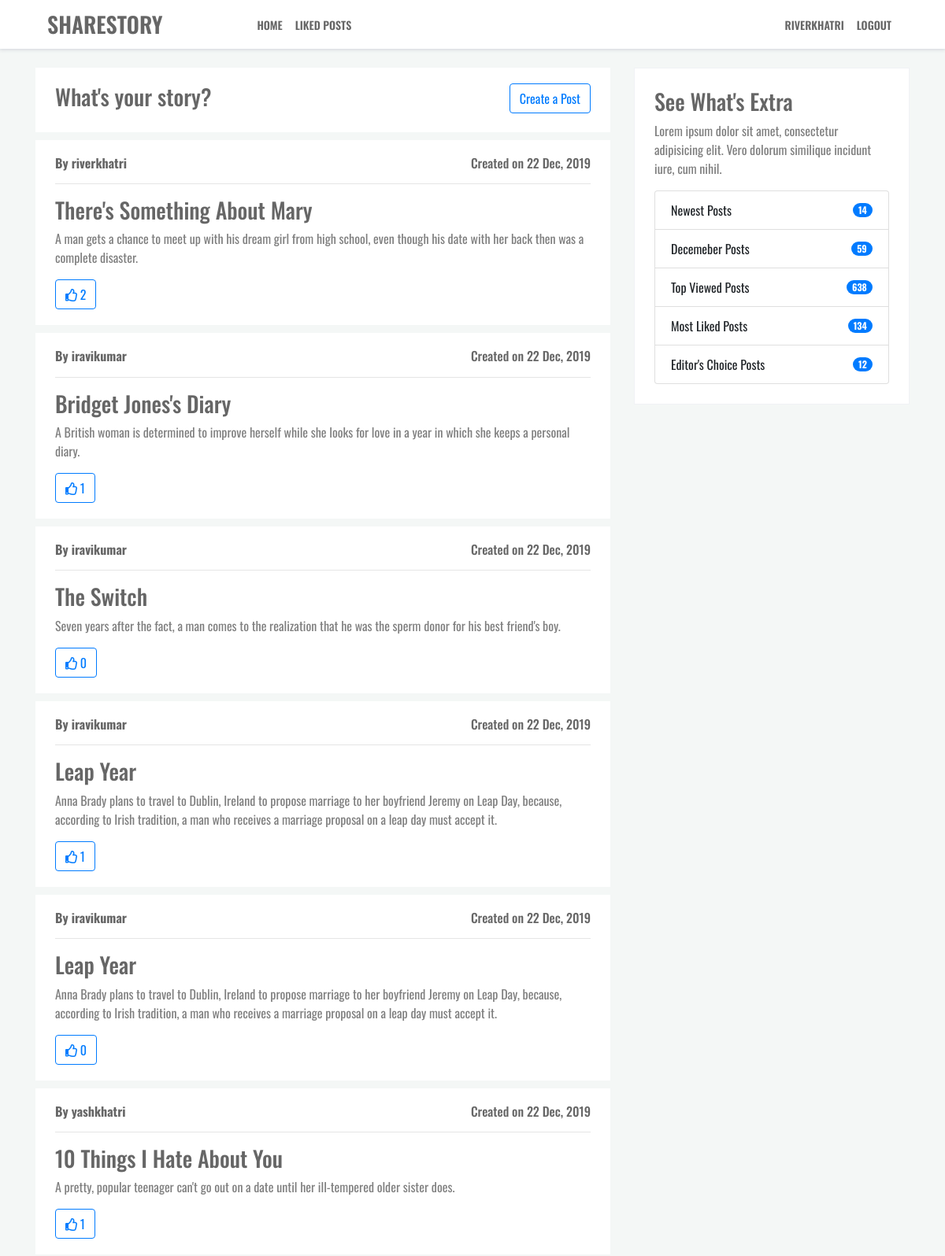
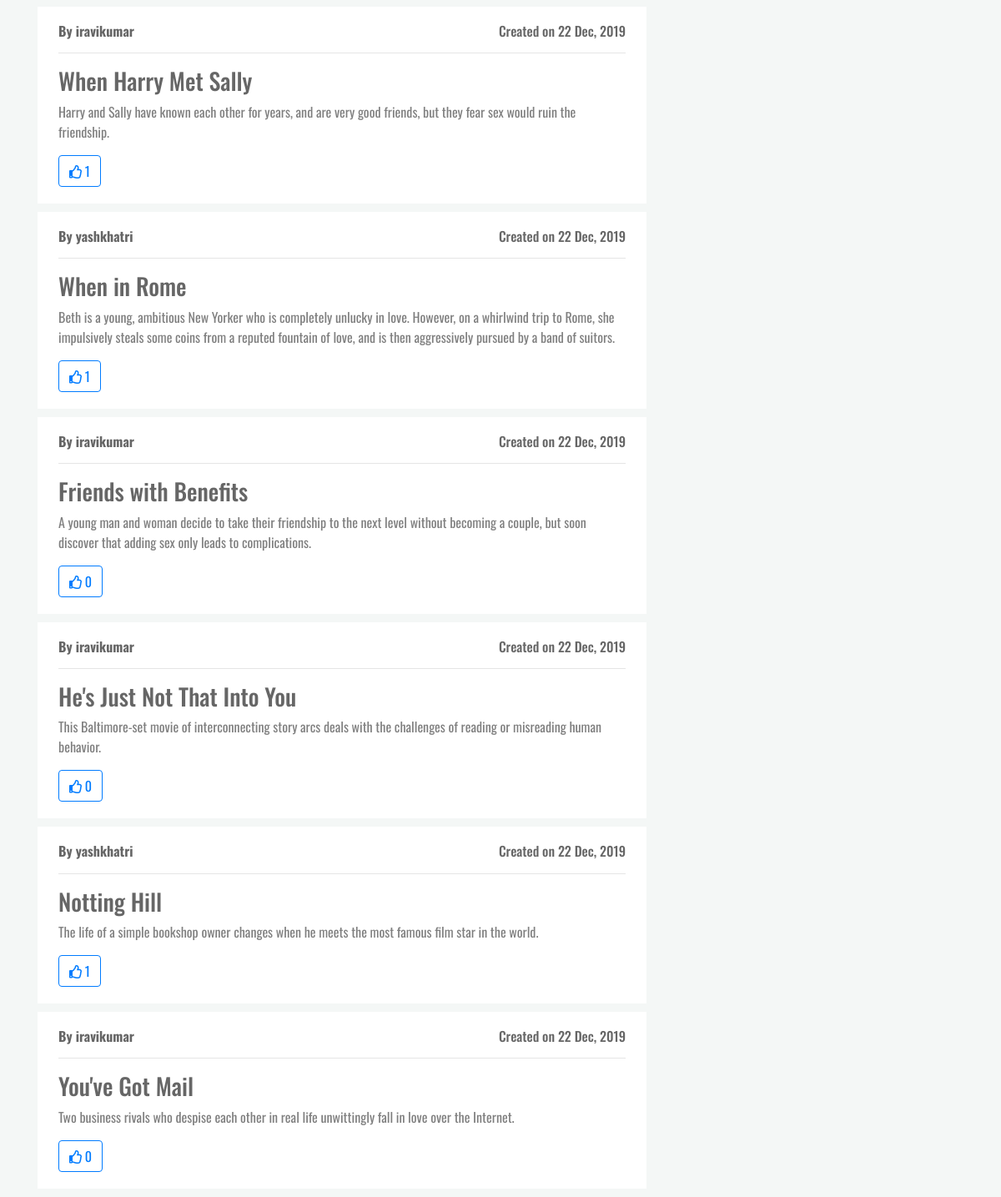
The page / (signed in) on the database its author committed (2 pictures, top to bottom).
### sharestory/models.py (models this page shows, shortened)
class Post(models.Model):
    title = models.CharField(max_length=100)
    content = models.TextField()
    likes = models.ManyToManyField(User, related_name="likes", blank=True)
    date_posted = models.DateTimeField(default=timezone.now)
    author = models.ForeignKey(User, on_delete=models.CASCADE)

### sharestory/views.py (the view)
# urls.py: path('', views.home, name="home"),
def home(request):
    context = {
        'posts': Post.objects.all().order_by('-date_posted')
    }
    return render(request, 'sharestory/home.html', context)

### sharestory/templates/sharestory/home.html (shortened to what this page needs)
{% extends 'sharestory/base.html' %}
{% block content %}
    {% if user.is_authenticated %}
        <article>
            <a  href="{% url 'post_create' %}" class="btn btn-outline-primary float-right">
                Create a Post
            </a>
            <h3>What's your story?</h3>
        </article>
    {% endif %}
    {% for post in posts %}
        <article>
            <h6 class="float-right">Created on {{ post.date_posted|date:"d M, Y" }}</h6>
            <h6 class="font-weight-bold">By {{ post.author }}</h6>
            <hr/>
            <h3>{{ post.title }}</h3>
            <p>{{ post.content }}</p>
            {% if user.is_authenticated %}
                <form class="" action="{% url 'post_like' %}" method="post">
                    <button class="btn btn-outline-primary" name="post_id" value="{{ post.id }}">
                        <i class="far fa-thumbs-up"></i> {{ post.likes.count }}
                    </button>
                </form>
            {% else %}
                <button class="btn btn-outline-primary" name="post_id" value="{{ post.id }}">
                    <i class="far fa-thumbs-up"></i> {{ post.likes.count }}
                </button>
            {% endif %}
        </article>
    {% endfor %}
{% endblock %}

### sharestory/templates/sharestory/base.html (shortened to what this page needs)
{% load static %}
<!DOCTYPE html>
<html lang="en">
<head>
    <link rel="stylesheet" href="https://stackpath.bootstrapcdn.com/bootstrap/4.4.1/css/bootstrap.min.css">
    <link rel="stylesheet" href="https://use.fontawesome.com/releases/v5.7.0/css/all.css">
    <link rel="stylesheet" href="{% static 'sharestory/main.css' %}">
</head>
<body>
    <header>
        <nav class="navbar navbar-expand-lg">
            <a class="navbar-brand" href="{% url 'home' %}">
                <span class="logo">ShareStory</span>
            </a>
            <div class="collapse navbar-collapse" id="navbar-small-device">
                <ul class="navbar-nav pl-5 ml-5 mr-auto">
                    <li class="nav-item">
                        <a class="nav-link" href="{% url 'home' %}">Home</a>
                    </li>
                    {% if user.is_authenticated %}
                        <li class="nav-item">
                            <a class="nav-link" href="{% url 'liked_posts' %}">Liked Posts</a>
                        </li>
                    {% endif %}
                </ul>
                <ul class="navbar-nav ml-auto">
                    {% if user.is_authenticated %}
                        <li class="nav-item">
                            <a class="nav-link username" href="">{{ user.username }}</a>
                        </li>
                        <li class="nav-item">
                            <a class="nav-link" href="{% url 'logout' %}">Logout</a>
                        </li>
                    {% endif %}
                </ul>
            </div>
        </nav>
    </header>
    <div class="container mt-4">
        <div class="row">
            <div class="col-md-8">
                {% block content %}{% endblock %}
            </div>
            <div class="col-md-4">
                <div class="sidebar">
                    <h3>See What's Extra</h3>
                    <p>Lorem ipsum dolor sit amet, consectetur adipisicing elit. Vero dolorum similique incidunt iure, cum nihil.</p>
                    <ul class="list-group">
                        <li class="list-group-item d-flex justify-content-between align-items-center">
                            Newest Posts
                            <span class="badge badge-primary badge-pill">14</span>
                        </li>
                        <li class="list-group-item d-flex justify-content-between align-items-center">
                            Decemeber Posts
                            <span class="badge badge-primary badge-pill">59</span>
                        </li>
                        <li class="list-group-item d-flex justify-content-between align-items-center">
                            Top Viewed Posts
                            <span class="badge badge-primary badge-pill">638</span>
                        </li>
                        <li class="list-group-item d-flex justify-content-between align-items-center">
                            Most Liked Posts
                            <span class="badge badge-primary badge-pill">134</span>
                        </li>
                        <li class="list-group-item d-flex justify-content-between align-items-center">
                            Editor's Choice Posts
                            <span class="badge badge-primary badge-pill">12</span>
                        </li>
                    </ul>
                </div>
            </div>
        </div>
    </div>
</body>
</html>

### sharestory/static/sharestory/main.css (style rules this page uses)
body { background: #f4f7f6; font-family: 'Oswald', sans-serif; }
header { background: #fff; }
nav { padding: 5px 60px !important; box-shadow: 0px 0px 5px 1px #d0d3d9; }
nav .logo { font-size: 28px; font-weight: 600; }
nav a { font-size: 14px; font-weight: 600; color: rgba(0, 0, 0, 0.6) !important; text-transform: uppercase; }
nav .username { pointer-events: none; }
article { padding: 20px 25px 20px 25px; margin-bottom: 10px; background-color: #fff; }
h1, h2, h3, h4, h5, h6 { color: rgba(0, 0, 0, 0.6) !important; }
p { color: rgba(0, 0, 0, 0.5) !important; }
.sidebar { width: 100%; height: auto; background-color: #fff; border: 1px solid #f0f2f5; padding: 25px; }

### rows shown on the page
Post: date_posted "22 Dec, 2019", author "riverkhatri", title "There's Something About Mary", content "A man gets a chance to meet up with his dream girl from high school, even though his date with her back then was a complete disaster.", likes.count "2"
Post: date_posted "22 Dec, 2019", author "iravikumar", title "Bridget Jones's Diary", content "A British woman is determined to improve herself while she looks for love in a year in which she keeps a personal diary.", likes.count "1"
Post: date_posted "22 Dec, 2019", author "iravikumar", title "The Switch", content "Seven years after the fact, a man comes to the realization that he was the sperm donor for his best friend's boy.", likes.count "0"
Post: date_posted "22 Dec, 2019", author "iravikumar", title "Leap Year", content "Anna Brady plans to travel to Dublin, Ireland to propose marriage to her boyfriend Jeremy on Leap Day, because, according to Irish tradition, a man who receives a marriage proposal on a leap day must accept it.", likes.count "1"
Post: date_posted "22 Dec, 2019", author "iravikumar", title "Leap Year", content "Anna Brady plans to travel to Dublin, Ireland to propose marriage to her boyfriend Jeremy on Leap Day, because, according to Irish tradition, a man who receives a marriage proposal on a leap day must accept it.", likes.count "0"
Post: date_posted "22 Dec, 2019", author "yashkhatri", title "10 Things I Hate About You", content "A pretty, popular teenager can't go out on a date until her ill-tempered older sister does.", likes.count "1"
Post: date_posted "22 Dec, 2019", author "iravikumar", title "When Harry Met Sally", content "Harry and Sally have known each other for years, and are very good friends, but they fear sex would ruin the friendship.", likes.count "1"
Post: date_posted "22 Dec, 2019", author "yashkhatri", title "When in Rome", content "Beth is a young, ambitious New Yorker who is completely unlucky in love. However, on a whirlwind trip to Rome, she impulsively steals some coins from a reputed fountain of love, and is then aggressively pursued by a band of suitors.", likes.count "1"
Post: date_posted "22 Dec, 2019", author "iravikumar", title "Friends with Benefits", content "A young man and woman decide to take their friendship to the next level without becoming a couple, but soon discover that adding sex only leads to complications.", likes.count "0"
Post: date_posted "22 Dec, 2019", author "iravikumar", title "He's Just Not That Into You", content "This Baltimore-set movie of interconnecting story arcs deals with the challenges of reading or misreading human behavior.", likes.count "0"
Post: date_posted "22 Dec, 2019", author "yashkhatri", title "Notting Hill", content "The life of a simple bookshop owner changes when he meets the most famous film star in the world.", likes.count "1"
Post: date_posted "22 Dec, 2019", author "iravikumar", title "You've Got Mail", content "Two business rivals who despise each other in real life unwittingly fall in love over the Internet.", likes.count "0"

### other values the page prints
{{ user.username }} "RIVERKHATRI"
